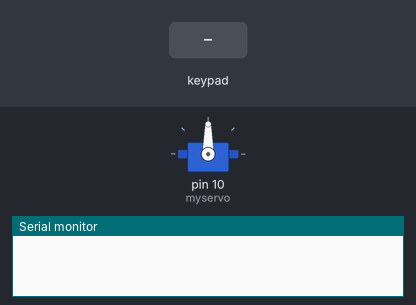
Recording of a sketch running on a simulated Arduino Uno, built with avr-gcc and run on an emulated ATmega328P. Parts: servo, the last lines printed to the serial monitor. The inputs (shaded band) are chosen by the test bench.

Above: at 1.2 s.
1.3 s: keypad keys 4 5 6 pressed 0.4 s apart
At 2.8 s:
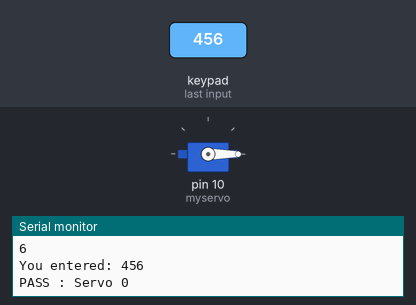
4.0 s: keypad keys A B C pressed 0.4 s apart
At 6.3 s:
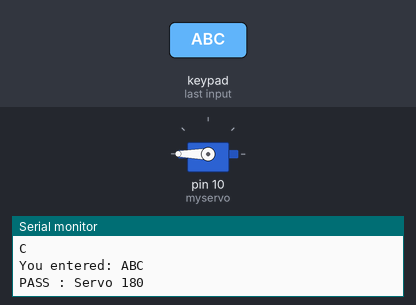
11.2 s: keypad keys 1 2 3 D pressed 0.4 s apart
At 12.8 s:
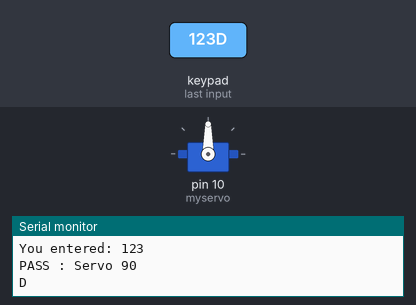
Timing chart, 0 to 14.3 s (numbered marks = the images above; inputs shaded):
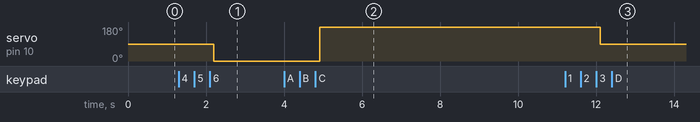

Measured:
- after the input at 1.3 s, servo on pin 10 (myservo): 90° → 0° after 0.90 s
- after the input at 4.0 s, servo on pin 10 (myservo): 0° → 180° after 0.91 s
- after the input at 11.2 s, servo on pin 10 (myservo): 180° → 90° after 0.91 s

The sketch:

keypad_password.ino
```cpp
#include <Servo.h>
Servo myservo;
#include <Keypad.h>
#include <string.h>

const byte ROWS = 4;  // four rows
const byte COLS = 4;  // four columns

char hexaKeys[ROWS][COLS] = {
  { '1', '2', '3', 'A' },
  { '4', '5', '6', 'B' },
  { '7', '8', '9', 'C' },
  { '*', '0', '#', 'D' }
};

byte rowPins[ROWS] = { 9, 8, 7, 6 };  //connect to the row pinouts of the keypad
byte colPins[COLS] = { 5, 4, 3, 2 };  //connect to the column pinouts of the keypad

char password[5];  // เก็บรหัสที่กด (เผื่อ null terminator '\0')
int i = 0;

Keypad customKeypad = Keypad(makeKeymap(hexaKeys), rowPins, colPins, ROWS, COLS);

void setup() {
  Serial.begin(9600);
  myservo.attach(10);
}
void loop() {
  char customKey = customKeypad.getKey();

  if (customKey) {
    Serial.println(customKey);
    password[i++] = customKey;
    //password[0] =1
    //password[1] =2
    //password[2] =3
    //password[] =123

    if (i == 3) {
      Serial.print("You entered: ");
      Serial.println(password);
      password[3] = '\0';  // ปิดท้าย string

      if (strcmp(password, "123") == 0) {
        Serial.println("PASS : Servo 90 ");
        delay(100);
        myservo.write(90);
      } else if (strcmp(password, "456") == 0) {
        Serial.println("PASS : Servo 0 ");
        delay(100);
        myservo.write(0);
      } else if (strcmp(password, "ABC") == 0) {
        Serial.println("PASS : Servo 180 ");
        delay(100);
        myservo.write(180);
      }


      i = 0;  // รีเซ็ตเพื่อลองใหม่
    }
  }
}
```
